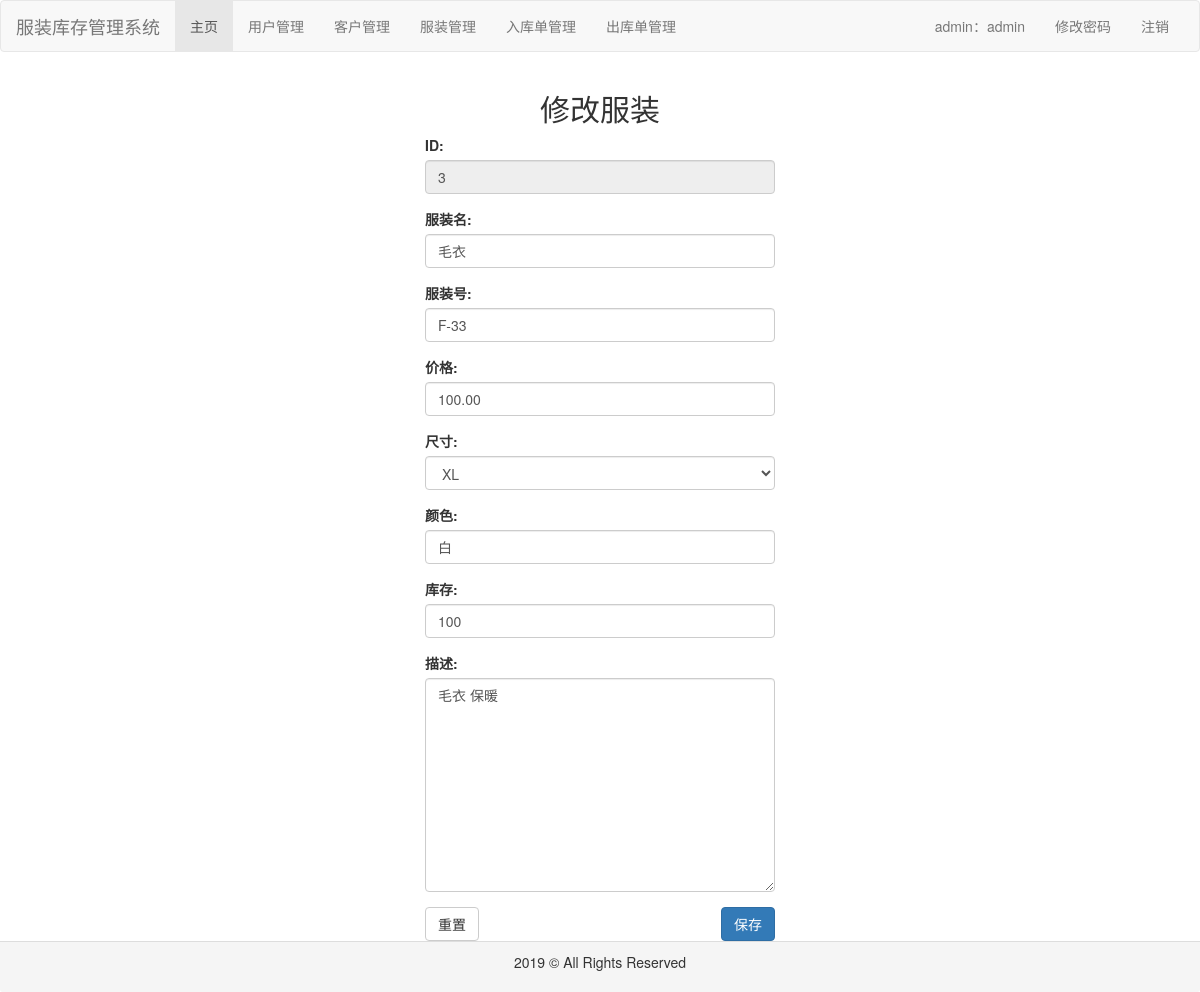
/clothes/update/3 (signed in), run on an earlier commit of the app's database.
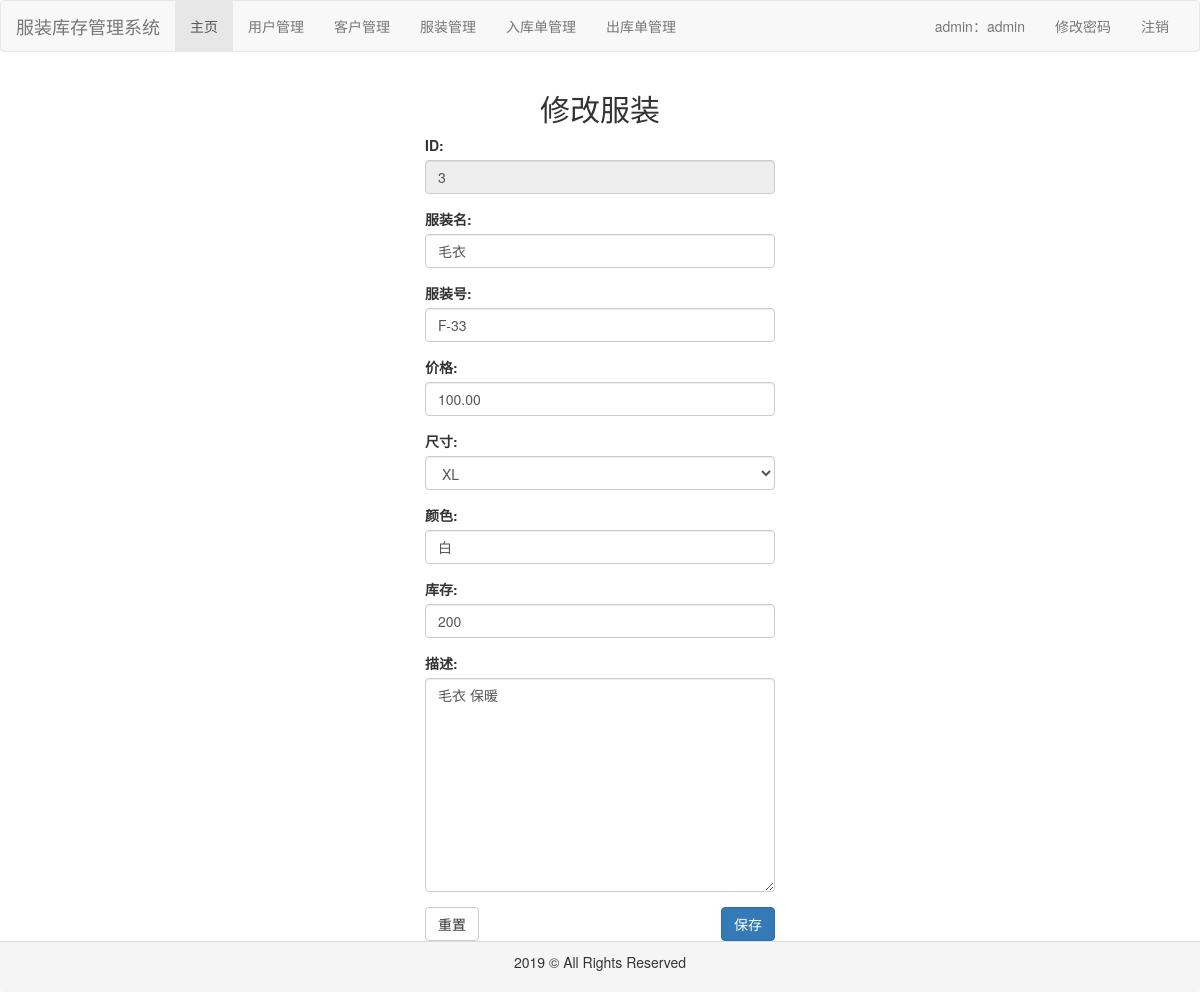
And on a later commit of the database.
### common/models.py (models this page shows, shortened)
class Clothes(models.Model):
    size_choices = (
        ('S', 'S'),
        ('M', 'M'),
        ('L', 'L'),
        ('XL', 'XL'),
        ('XXL', 'XXL')
    )
    name = models.CharField(max_length=32, verbose_name='服装名')
    sn = models.CharField(max_length=32, unique=True, verbose_name='服装号')
    price = models.DecimalField(max_digits=10, decimal_places=2, verbose_name='价格')
    size = models.CharField(max_length=32, choices=size_choices, verbose_name='尺寸')
    color = models.CharField(max_length=32, verbose_name='颜色')
    stock = models.PositiveIntegerField(verbose_name='库存')
    image = models.ImageField(upload_to='clothes', verbose_name='图片')
    desc = models.CharField(max_length=200, verbose_name='描述')
    create_time = models.DateTimeField(auto_now_add=True, verbose_name='创建时间')
    modify_time = models.DateTimeField(auto_now=True, verbose_name='修改时间')
    class Meta:
        ordering = ['create_time']
        verbose_name = '服装'
        verbose_name_plural = verbose_name

### clothes/views.py (the view)
# urls.py: path('update/<int:clothes_id>', views.update, name='update'),
def update(request, clothes_id):
    clothes = Clothes.objects.get(id=clothes_id)
    if request.method == "POST":
        clothes_form = ClothesForm(request.POST)
        if clothes_form.is_valid():
            name = clothes_form.cleaned_data['name']
            sn = clothes_form.cleaned_data['sn']
            price = clothes_form.cleaned_data['price']
            size = clothes_form.cleaned_data['size']
            color = clothes_form.cleaned_data['color']
            stock = clothes_form.cleaned_data['stock']
            desc = clothes_form.cleaned_data['desc']
            if name:
                clothes.name = name
            if sn:
                clothes.sn = sn
            if price:
                clothes.price = price
            if size:
                clothes.size = size
            if color:
                clothes.color = color
            if stock:
                clothes.stock = stock
            if desc:
                clothes.desc = desc
            clothes.save()
            context = {
                'clothes_id': clothes_id
            }
            messages.add_message(request, messages.SUCCESS, '修改成功')
            return redirect(reverse('clothes:index'))
        else:
            context = {
                'clothes_form': clothes_form
            }
            messages.add_message(request, messages.WARNING, '请检查填写的内容')
            return render(request, 'clothes/edit.html', context)
    else:
        clothes_form = ClothesForm({'id': clothes.id,
                                    'name': clothes.name,
                                    'sn': clothes.sn,
                                    'price': clothes.price,
                                    'size': clothes.size,
                                    'color': clothes.color,
                                    'stock': clothes.stock,
                                    'desc': clothes.desc})
        context = {
            'clothes_form': clothes_form,
            'clothes_id': clothes_id
        }
        return render(request, 'clothes/edit.html', context)

### clothes/templates/clothes/edit.html (shortened to what this page needs)
{% extends 'base.html' %}
{% block content %}
    <div class="container" style="height: auto">
        <div class="col-md-4 col-md-offset-4">
            <form class='form-user' action="{% url 'clothes:update' clothes_id %}" method="post">
                <h2 class="text-center">修改服装</h2>
                <div class="form-group">
                    {{ clothes_form.id.label_tag }}
                    {{ clothes_form.id }}
                </div>
                <div class="form-group">
                    {{ clothes_form.name.label_tag }}
                    {{ clothes_form.name }}
                </div>
                <div class="form-group">
                    {{ clothes_form.sn.label_tag }}
                    {{ clothes_form.sn }}
                </div>
                <div class="form-group">
                    {{ clothes_form.price.label_tag }}
                    {{ clothes_form.price }}
                </div>
                <div class="form-group">
                    {{ clothes_form.size.label_tag }}
                    {{ clothes_form.size }}
                </div>
                <div class="form-group">
                    {{ clothes_form.color.label_tag }}
                    {{ clothes_form.color }}
                </div>
                <div class="form-group">
                    {{ clothes_form.stock.label_tag }}
                    {{ clothes_form.stock }}
                </div>
                <div class="form-group">
                    {{ clothes_form.desc.label_tag }}
                    {{ clothes_form.desc }}
                </div>
                <button type="reset" class="btn btn-default pull-left">重置</button>
                <button type="submit" class="btn btn-primary pull-right">保存</button>
            </form>
        </div>
    </div>
{% endblock %}

What changed in the data, as far as the page shows it:
changed Clothes "毛衣": stock "100" → "200"
